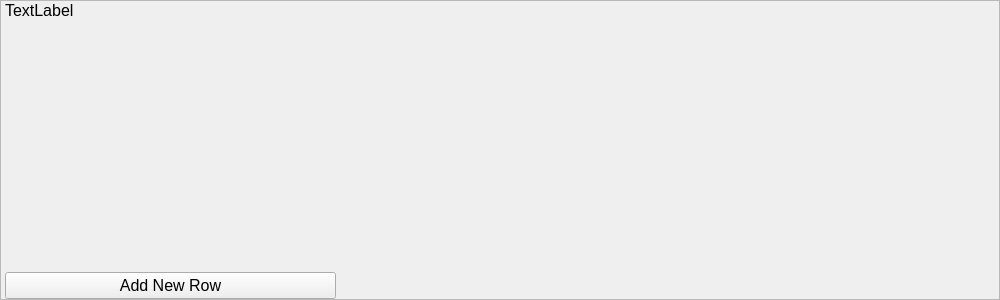
<?xml version="1.0" encoding="UTF-8"?>
<ui version="4.0">
 <class>WeightedRow</class>
 <widget class="QWidget" name="WeightedRow">
  <property name="geometry">
   <rect>
    <x>0</x>
    <y>0</y>
    <width>1000</width>
    <height>300</height>
   </rect>
  </property>
  <property name="font">
   <font>
    <pointsize>12</pointsize>
   </font>
  </property>
  <property name="windowTitle">
   <string>Form</string>
  </property>
  <layout class="QHBoxLayout" name="horizontalLayout" stretch="0">
   <property name="spacing">
    <number>0</number>
   </property>
   <property name="leftMargin">
    <number>0</number>
   </property>
   <property name="topMargin">
    <number>0</number>
   </property>
   <property name="rightMargin">
    <number>0</number>
   </property>
   <property name="bottomMargin">
    <number>0</number>
   </property>
   <item>
    <widget class="QFrame" name="frame">
     <property name="frameShape">
      <enum>QFrame::Shape::StyledPanel</enum>
     </property>
     <property name="frameShadow">
      <enum>QFrame::Shadow::Raised</enum>
     </property>
     <layout class="QHBoxLayout" name="horizontalLayout_2" stretch="1,2">
      <property name="spacing">
       <number>0</number>
      </property>
      <property name="leftMargin">
       <number>4</number>
      </property>
      <property name="topMargin">
       <number>0</number>
      </property>
      <property name="rightMargin">
       <number>0</number>
      </property>
      <property name="bottomMargin">
       <number>0</number>
      </property>
      <item>
       <layout class="QVBoxLayout" name="Vertial">
        <item>
         <widget class="QLabel" name="Name">
          <property name="font">
           <font>
            <pointsize>12</pointsize>
           </font>
          </property>
          <property name="text">
           <string>TextLabel</string>
          </property>
          <property name="alignment">
           <set>Qt::AlignmentFlag::AlignLeading|Qt::AlignmentFlag::AlignLeft|Qt::AlignmentFlag::AlignTop</set>
          </property>
         </widget>
        </item>
        <item>
         <widget class="QPushButton" name="AddRow">
          <property name="text">
           <string>Add New Row</string>
          </property>
         </widget>
        </item>
       </layout>
      </item>
      <item>
       <layout class="QVBoxLayout" name="SubRowHolder">
        <property name="spacing">
         <number>2</number>
        </property>
       </layout>
      </item>
     </layout>
    </widget>
   </item>
  </layout>
 </widget>
 <resources/>
 <connections/>
</ui>
